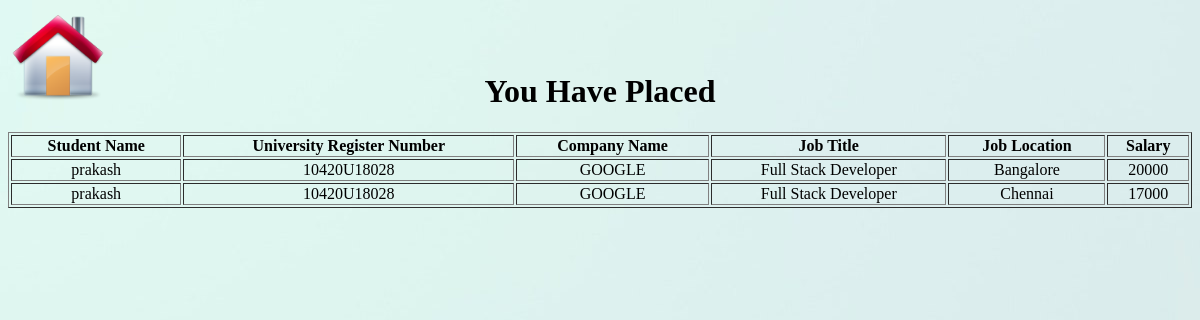
The page /stplaced.php (signed in) on the database its author committed.
### tables this page shows
CREATE TABLE `placed` (
  `id` int(11) NOT NULL,
  `sid` int(11) NOT NULL,
  `sname` varchar(150) NOT NULL,
  `sunivregno` varchar(150) NOT NULL,
  `sage` int(11) NOT NULL,
  `sgender` varchar(7) NOT NULL,
  `scourse` varchar(150) NOT NULL,
  `slk` varchar(150) NOT NULL,
  `saddress` varchar(250) NOT NULL,
  `cname` varchar(150) NOT NULL,
  `cid` int(11) NOT NULL,
  `jobtitle` varchar(150) NOT NULL,
  `jid` int(11) NOT NULL,
  `clocation` varchar(150) NOT NULL,
  `csalary` int(11) NOT NULL
);

### stplaced.php (the view, shortened to what this page needs)
<?php
    $conn = mysqli_connect("localhost", "root", "", "placement");
    if(isset($_SESSION["username"]) && $_SESSION["password"]){
        $username=$_SESSION["username"];
        $password=$_SESSION["password"];
        $result1 = mysqli_query($conn, "select * from staccount where username='$username' and password='$password'");
        $r1 = mysqli_fetch_assoc($result1);
        $sid = $r1["sid"];
    }
        else{
            header("location:stlogin.php");
            exit();
        }
?>
<!DOCTYPE html>
<html lang="en">
<head>
</head>
<body>
<div class="button">
        <a href="sthome.php"><img class="home" src="home1.png"></a>
    </div>
    <center><h1>You Have Placed</h1></center>
    <?php
    $result=mysqli_query($conn,"select * from placed where sid='$sid'");
        echo "<table border=1 width=100%>";
        echo "<tr><th>Student Name<th>University Register Number
        <th>Company Name<th>Job Title<th>Job Location<th>Salary";
        while($row=mysqli_fetch_assoc($result)) {
            $sname=$row['sname'];
            $sunivregno=$row['sunivregno'];
            $cname=$row['cname'];
            $jobtitle=$row['jobtitle'];
            $clocation=$row['clocation'];
            $csalary=$row['csalary'];
            echo "<tr><td>$sname<td>$sunivregno<td>$cname<td>$jobtitle<td>$clocation<td>$csalary";
        }
        echo "</table>";
    ?>
</body>
</html>

### stplaced.php (style rules this page uses)
td { text-align: center; }
.home { height: 100px; }
table { transform: translateY(-60px); }
h1 { transform: translateY(-60px); }
body { background-image: url('backgroundimg1.jpg'); }

### rows shown on the page
placed: sname "prakash", sunivregno "10420U18028", cname "GOOGLE", jobtitle "Full Stack Developer", clocation "Bangalore", csalary "20000"
placed: sname "prakash", sunivregno "10420U18028", cname "GOOGLE", jobtitle "Full Stack Developer", clocation "Chennai", csalary "17000"
